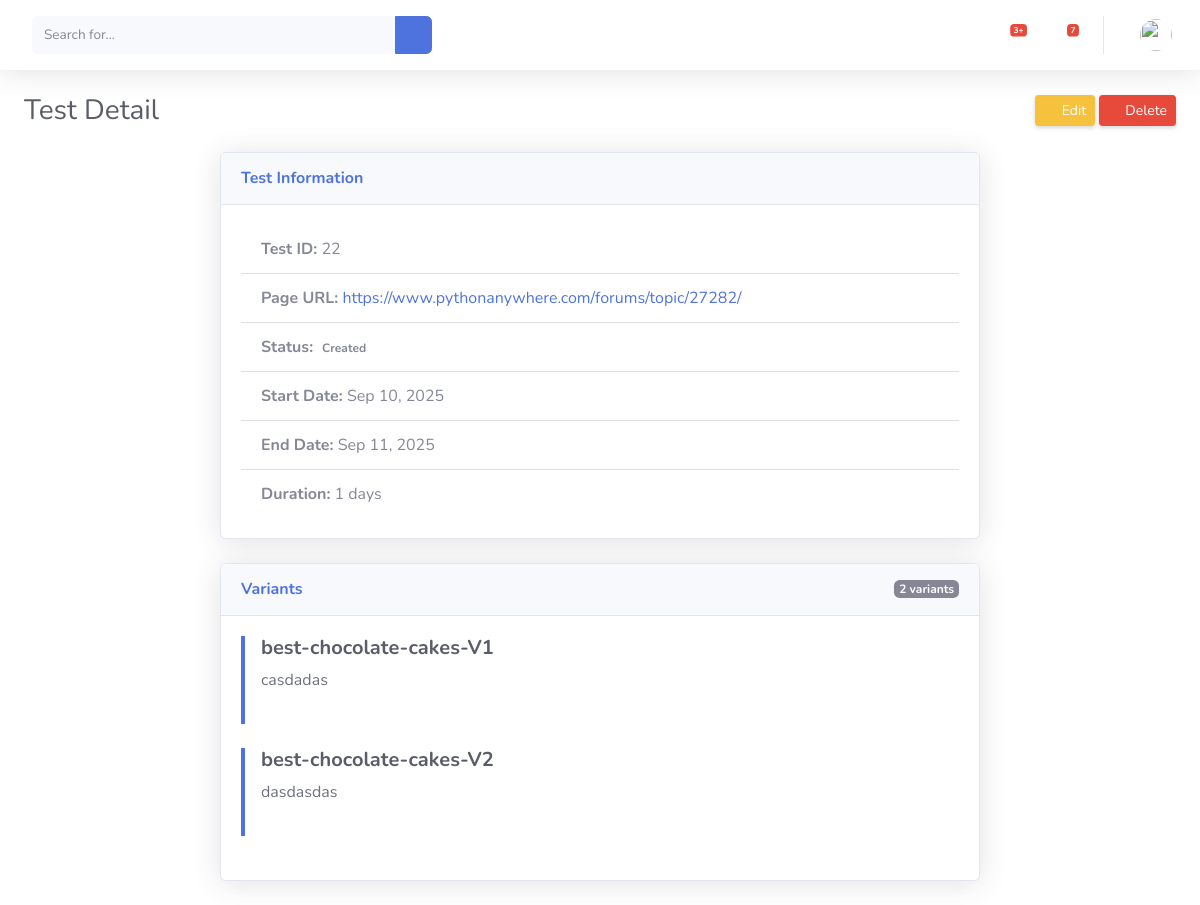
Page /testt/detail_test/22 on the earlier database version.
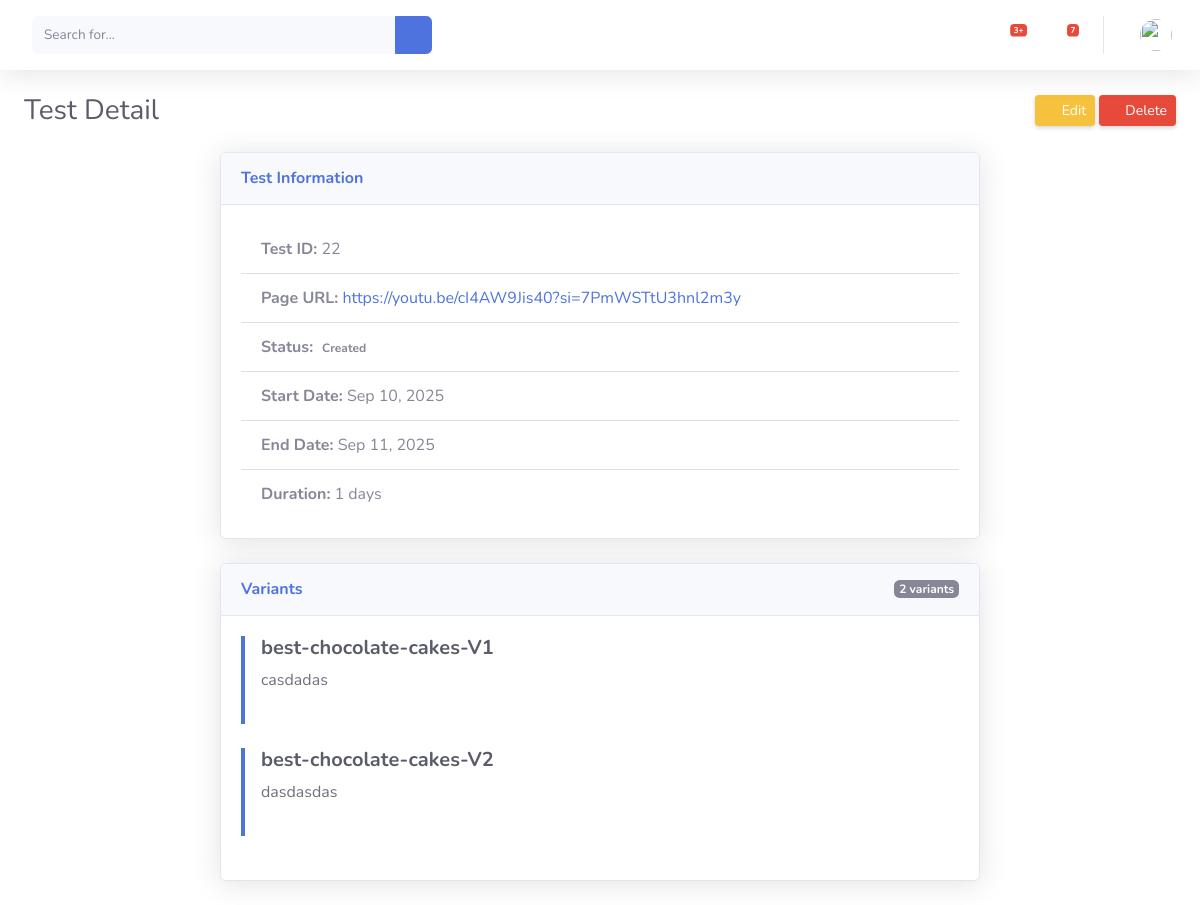
Same page on the later database version.
### testt/models.py (models this page shows, shortened)
class Test(models.Model):
    STATUS_CHOICES = [
        ("created", "Created"),
        ("running", "Running"),
        ("completed", "Completed"),
    ]
    page = models.ForeignKey(Page, on_delete=models.CASCADE, related_name="tests")
    start_date = models.DateField()
    end_date = models.DateField()
    status = models.CharField(max_length=10, choices=STATUS_CHOICES, default="created")
    def duration(self):
        return (self.end_date-self.start_date).days
    def get_variants(self):
        return self.page.variants.all()

class Page(models.Model):
    user = models.ForeignKey(User, on_delete=models.CASCADE, related_name="pages")
    url = models.URLField(help_text="Full URL of the page you want to test")

class SnippetVariant(models.Model):
    page = models.ForeignKey(Page, on_delete=models.CASCADE, related_name="variants")
    title = models.CharField(max_length=255)
    description = models.TextField(blank=True)
    variant_label = models.CharField(
        max_length=5,
        help_text="Label for the variant, e.g., A, B, C"
    )

### testt/views.py (the view)
# urls.py: path('detail_test/<int:test_id>', views.detail_test, name='detail_test'),
def detail_test(request, test_id):
    detail_test = get_object_or_404(Test, pk=test_id)
    return render(request, 'testt/detail_test.html', {'detail_test': detail_test})

### testt/templates/testt/detail_test.html
{% extends 'testt/base.html' %}
{% load static %}
{% block content %}
<div class="container-fluid">
    <div class="d-sm-flex align-items-center justify-content-between mb-4">
        <h1 class="h3 mb-0 text-gray-800">Test Detail</h1>
        <div>
            <a href="{% url 'testt:edit_page' detail_test.id %}" class="btn btn-warning btn-sm shadow-sm">
                <i class="fas fa-edit fa-sm text-white-50 mr-1"></i> Edit
            </a>
            <a href="{% url 'testt:delete_confirmation' detail_test.page.id %}" class="btn btn-danger btn-sm shadow-sm">
                <i class="fas fa-trash fa-sm text-white-50 mr-1"></i> Delete
            </a>
        </div>
    </div>
    <div class="row justify-content-center">
        <div class="col-xl-8">
            <div class="card shadow mb-4">
                <div class="card-header py-3">
                    <h6 class="m-0 font-weight-bold text-primary">Test Information</h6>
                </div>
                <div class="card-body">
                    <ul class="list-group list-group-flush">
                        <li class="list-group-item">
                            <strong>Test ID:</strong> {{ detail_test.id }}
                        </li>
                        <li class="list-group-item">
                            <strong>Page URL:</strong> <a href="{{ detail_test.page.url }}" target="_blank">{{ detail_test.page.url }}</a>
                        </li>
                        <li class="list-group-item">
                            <strong>Status:</strong> <span class="badge badge-{{ detail_test.get_status_badge_class }}">{{ detail_test.get_status_display }}</span>
                        </li>
                        <li class="list-group-item">
                            <strong>Start Date:</strong> {{ detail_test.start_date|date:"M j, Y" }}
                        </li>
                        <li class="list-group-item">
                            <strong>End Date:</strong> {{ detail_test.end_date|date:"M j, Y" }}
                        </li>
                        <li class="list-group-item">
                            <strong>Duration:</strong> {{ detail_test.duration }} days
                        </li>
                    </ul>
                </div>
            </div>
            <div class="card shadow mb-4">
                <div class="card-header py-3 d-flex justify-content-between align-items-center">
                    <h6 class="m-0 font-weight-bold text-primary">Variants</h6>
                    <span class="badge badge-secondary">{{ detail_test.get_variants|length }} variants</span>
                </div>
                <div class="card-body">
                    {% for variant in detail_test.get_variants %}
                        <div class="border-left-primary border-left-lg pl-3 mb-4 pb-3">
                            <h5 class="font-weight-bold text-gray-800">{{ variant.title|default:"Untitled Variant" }}</h5>
                            <p class="text-gray-700">{{ variant.description|default:"No description provided." }}</p>
                        </div>
                    {% empty %}
                        <div class="text-center text-muted py-4">
                            <i class="fas fa-box-open fa-2x mb-2"></i>
                            <p>No variants found for this test.</p>
                        </div>
                    {% endfor %}
                </div>
            </div>
        </div>
    </div>
</div>
{% endblock %}

### testt/templates/testt/base.html (shortened to what this page needs)
<!DOCTYPE html>
{% include 'testt/navbar.html' %}
<html lang="en">
<head>
</head>
<body>
{% block content %}
{% endblock %}
</body>
</html>

### testt/templates/testt/navbar.html (shortened to what this page needs)
<!DOCTYPE html>
{% load static %}
<html lang="en">
<head>
    <link href="{% static 'vendor/fontawesome-free/css/all.min.css'%}" rel="stylesheet" type="text/css">
    <link href="{% static 'css/sb-admin-2.min.css' %}" rel="stylesheet">
</head>
<body>
<nav class="navbar navbar-expand navbar-light bg-white topbar mb-4 static-top shadow">
    <form
        class="d-none d-sm-inline-block form-inline mr-auto ml-md-3 my-2 my-md-0 mw-100 navbar-search">
        <div class="input-group">
            <input type="text" class="form-control bg-light border-0 small" placeholder="Search for..."
                aria-label="Search" aria-describedby="basic-addon2">
            <div class="input-group-append">
                <button class="btn btn-primary" type="button">
                    <i class="fas fa-search fa-sm"></i>
                </button>
            </div>
        </div>
    </form>
    <ul class="navbar-nav ml-auto">
        <li class="nav-item dropdown no-arrow mx-1">
            <a class="nav-link dropdown-toggle" href="#" id="alertsDropdown" role="button"
                data-toggle="dropdown" aria-haspopup="true" aria-expanded="false">
                <i class="fas fa-bell fa-fw"></i>
                <span class="badge badge-danger badge-counter">3+</span>
            </a>
        </li>
        <li class="nav-item dropdown no-arrow mx-1">
            <a class="nav-link dropdown-toggle" href="#" id="messagesDropdown" role="button"
                data-toggle="dropdown" aria-haspopup="true" aria-expanded="false">
                <i class="fas fa-envelope fa-fw"></i>
                <span class="badge badge-danger badge-counter">7</span>
            </a>
        </li>
        <li class="nav-item dropdown no-arrow">
            <a class="nav-link dropdown-toggle" href="#" id="userDropdown" role="button"
                data-toggle="dropdown" aria-haspopup="true" aria-expanded="false">
                <img class="img-profile rounded-circle"
                    src="img/undraw_profile.svg">
            </a>
        </li>
    </ul>
</nav>
</body>
</html>

Differences in the rows shown:
changed through a linked row, Test "Created": page "https://www.pythonanywhere.com/forums/topic/27282/" → "https://youtu.be/cI4AW9Jis40?si=7PmWSTtU3hnl2m3y"
